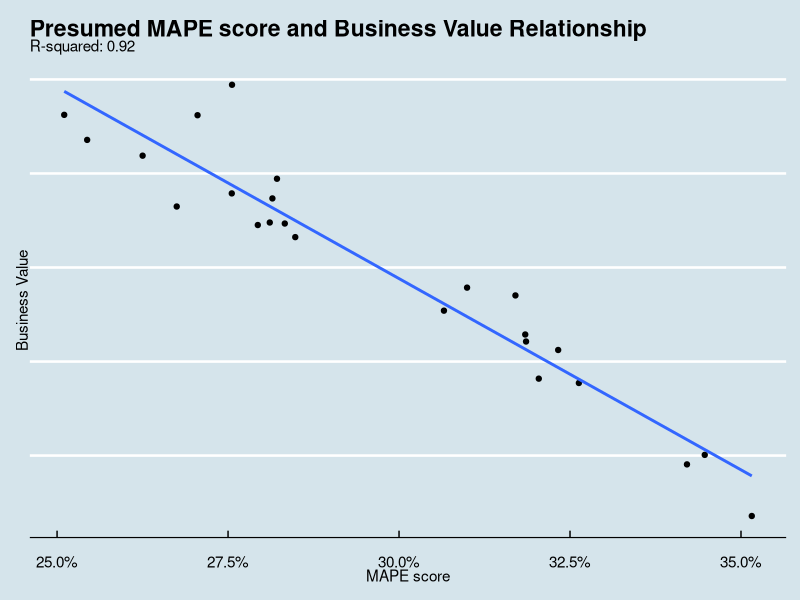
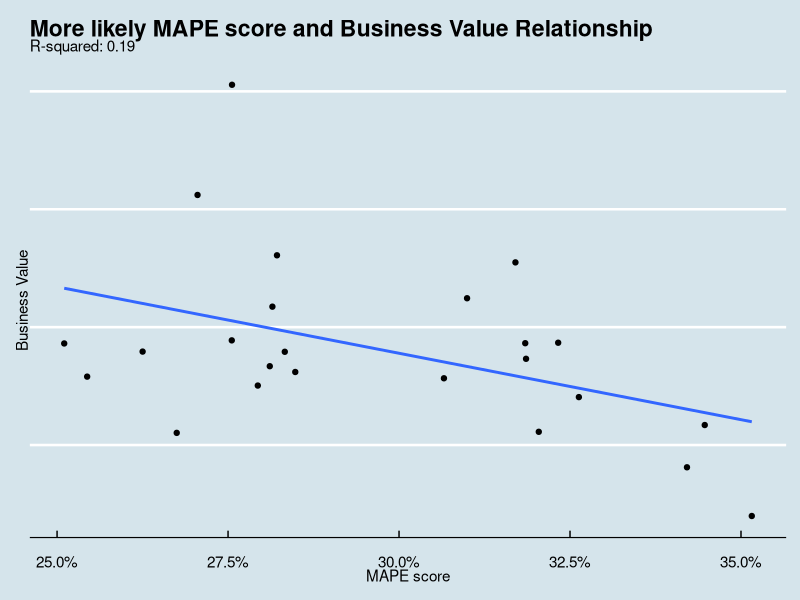
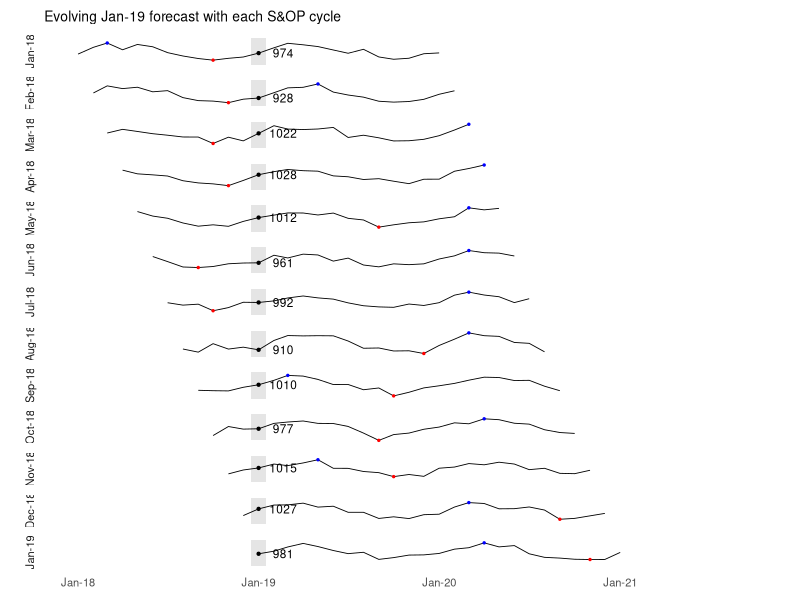
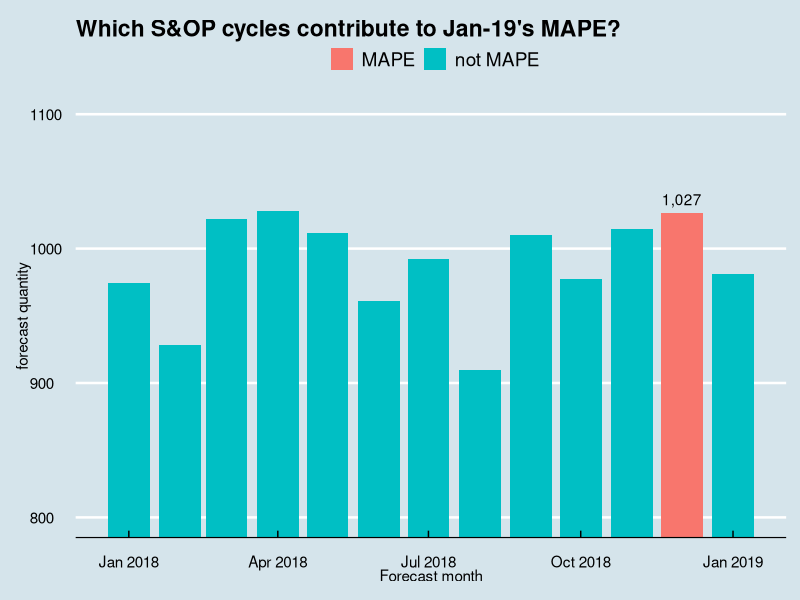
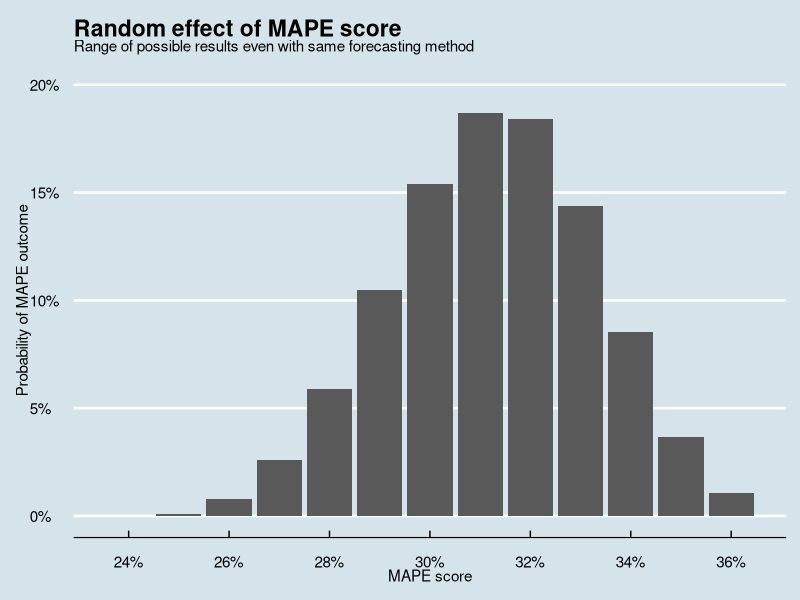

These figures' R source, in order:
## ---- chunk 1

library(tidyverse)
library(ggthemes)
library(lubridate)
library(magrittr)

plot_mape_val_add <- function(p_title = "",  a = -2 * 1e3, b = 2 * 1e5, rand_f = 0.1) {
  # Builds a plot of relationship between MAPE scores and business value-add
  set.seed(1234)
  
  mape_val_add <-
    tibble(mape = runif(24, 25, 36)) %>% 
    mutate(val_add = b + a * mape - rand_f * a * rnorm(length(mape)))
  
  mape_val_rsq <- cor(mape_val_add$mape, mape_val_add$val_add) ^ 2
  
  mape_val_add %>% 
    ggplot(aes(x = mape / 100, y = val_add)) +
    geom_point() +
    geom_smooth(method = "lm", se = FALSE) +
    theme_economist() +
    scale_x_continuous(labels = scales::percent) +
    scale_y_continuous(labels = NULL) +
    labs(title = p_title,
         subtitle = str_c("R-squared: ", format(mape_val_rsq, digits = 2)),
         x = "MAPE score", y = "Business Value")
}

plot_mape_val_add("Presumed MAPE score and Business Value Relationship",
                  -2000, 20000, 1)


## ---- chunk 2

plot_mape_val_add("More likely MAPE score and Business Value Relationship",
                  -2000, 20000, 7.5)

## ---- chunk 3
month_start <- "1/1/2018"
ampl <- 100
rand_c <- 33
level <- 1000

set.seed(1234)

fcst_snaps <-
  crossing(tibble(fcst_mnth = 0:12), # only 12 months required
           tibble(mnth = 0:36)) %>%
  filter(mnth >= fcst_mnth, # Lag >= 0
         mnth - fcst_mnth <= 24) %>%   # 24 month horizon
  mutate(fcst = level + ampl * sin(mnth / 12 * 2 * pi) + rand_c * rnorm(length(mnth)),
         fcst_lag = mnth - fcst_mnth,
         fcst_mnth = dmy(month_start) + months(fcst_mnth),
         mnth = dmy(month_start) + months(mnth))

fcst_sparklines <- function(p_data) {
  # Draw sparklines for the forecast data
  
  p_data <-
    p_data %>%  
    mutate(fcst = round(fcst,0),
           fcst_min = min(fcst),
           fcst_max = max(fcst),
           facet_l = format(fcst_mnth, "%b-%y"))
  
  mnth_lbl <-
    p_data %>% 
    select(fcst_mnth, facet_l) %>% 
    distinct() %>% 
    deframe()
  
  mins <- group_by(p_data, fcst_mnth) %>% slice(which.min(fcst))
  maxs <- group_by(p_data, fcst_mnth) %>% slice(which.max(fcst))
  ends <- group_by(p_data, fcst_mnth) %>% filter(mnth == max(mnth))
  jan <- p_data %>% filter(mnth == ymd("2019/1/1"))
  # quarts <- p_data %>% group_by(fcst_mnth) %>%
  #   summarize(quart1 = quantile(fcst, 0.25),
  #             quart2 = quantile(fcst, 0.75)) %>%
  #   right_join(p_data)
  fcst_min <- min(p_data$fcst) %>% as.integer()
  
  p_data %>% 
    ggplot(., aes(x=mnth, y=fcst)) + 
    facet_grid(fcst_mnth ~ ., switch = "y", labeller = labeller(fcst_mnth = mnth_lbl)) + 
    geom_rect(aes(xmin = ymd("2019/1/1") - 15, xmax = ymd("2019/1/1") + 15, ymin = fcst_min, ymax = fcst_max + 20L), fill = 'grey90') +
    geom_line(size=0.3) +
    geom_point(data = mins, col = 'red', size = .5) +
    geom_point(data = maxs, col = 'blue', size = .5) +
    geom_point(data = jan, size = .8) +
    expand_limits(x = max(p_data$mnth) + (0.25 * (max(p_data$mnth) - min(p_data$mnth)))) +
    scale_x_date(breaks = dmy(month_start) + months(seq(0, 36, 12)), date_labels = "%b-%y") +
    scale_y_continuous(expand = c(0.1, 0)) +
    theme_tufte(base_size = 15, base_family = "Helvetica") +
    theme(axis.title=element_blank(), axis.text.y = element_blank(), axis.text.x = element_text(size = 8),
          axis.ticks = element_blank(), strip.text.y = element_text(angle = 180, size = 8),
          plot.title = element_text(size = 10)) +
    
    geom_text(data = jan, aes(label = fcst), nudge_x = 50, size = 3) +
    labs(title = "Evolving Jan-19 forecast with each S&OP cycle")
  
}

fcst_snaps %>% 
  fcst_sparklines()


## ---- chunk 4
# require(plotly)

fcst_snap_ggp <-
  fcst_snaps %>% 
  filter(mnth == dmy("1/1/2019")) %>% 
  mutate(mape_mnth = if_else(fcst_lag == 1, "MAPE", "not MAPE")) %>% 
  ggplot(aes(x = fcst_mnth, y = fcst)) +
  geom_bar(aes(fill = mape_mnth), stat = "identity") +
  labs(title = "Which S&OP cycles contribute to Jan-19's MAPE?",
       x = "Forecast month", y = "forecast quantity") +
  scale_fill_discrete("") +
  geom_text(data = fcst_snaps %>% filter(fcst_lag == 1, mnth == dmy("1/1/2019")), aes(label = fcst %>% scales::comma()), 
            nudge_y = 10) +
  coord_cartesian(ylim = c(800, 1100)) +
  theme_economist()

# plotly::ggplotly(fcst_snap_ggp)
fcst_snap_ggp

## ---- chunk 5
set.seed(1234)

tibble(mape_int = seq(0.24, 0.36, 0.01)) %>% 
       mutate(mape_rescale = scales::rescale(mape_int),
              prob_int = dweibull(mape_rescale * 1.5, 4, 1),
              prob_int = prob_int / sum(prob_int)) %>% 
  # print
  ggplot(aes(x = mape_int , y = prob_int)) +
  geom_bar(stat = "identity") +
  scale_x_continuous(labels = scales::percent, breaks = seq(0.24, 0.36, 0.02)) +
  scale_y_continuous(labels = scales::percent, limits = c(0, 0.2)) +
  labs(title = "Random effect of MAPE score", subtitle = "Range of possible results even with same forecasting method",
       x = "MAPE score", y = "Probability of MAPE outcome") +
  theme_economist()

